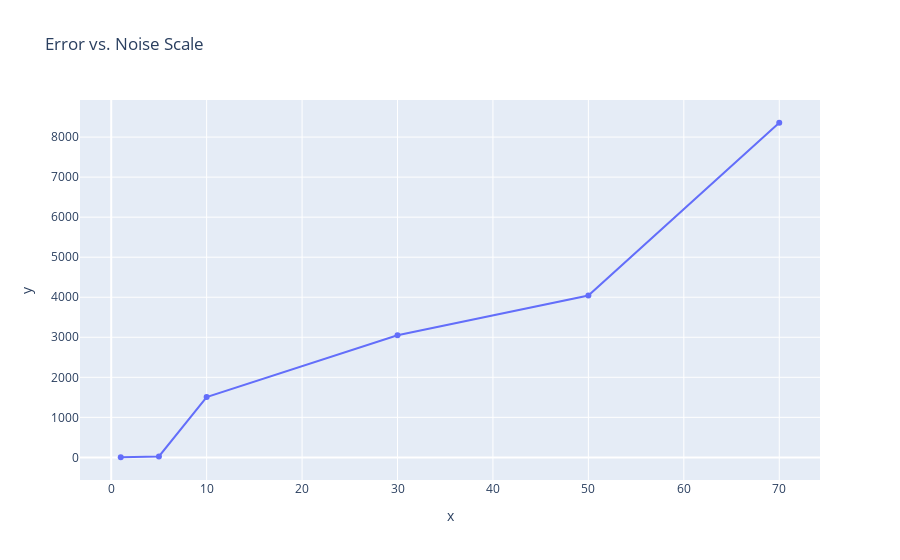

Notebook code cell kept with this figure:
### Code cell
noise_scales = [1, 5, 10, 30, 50, 70]
errors = []
for noise in tqdm(noise_scales):
    X_train, y_train = generate_sample(n_train_data_points, n_dims, lower_bound, upper_bound, target_func, noise_scale=noise)
    gpr = GPR(**hp)
    gpr = gpr.fit(X_train, y_train)
    y_pred = gpr.predict(X_test)
    error = mean_squared_error(y_test, y_pred)
    errors.append(error)
    
px.scatter(x=noise_scales, y=errors, title='Error vs. Noise Scale', trendline="lowess")

### Figure 1 — Plotly figure (JSON) as saved in the notebook; plotly's stock layout.template omitted (floating-point values rounded to 4 significant figures)
{"data": [{"hovertemplate": "x=%{x}<br>y=%{y}<extra></extra>", "legendgroup": "", "marker": {"color": "#636efa", "symbol": "circle"}, "mode": "markers", "name": "", "orientation": "v", "showlegend": false, "type": "scatter", "x": [1, 5, 10, 30, 50, 70], "xaxis": "x", "y": [3.483, 23.83, 1507.0, 3049.0, 4042.0, 8358.0], "yaxis": "y"}, {"hovertemplate": "<b>LOWESS trendline</b><br><br>x=%{x}<br>y=%{y} <b>(trend)</b><extra></extra>", "legendgroup": "", "marker": {"color": "#636efa", "symbol": "circle"}, "mode": "lines", "name": "", "showlegend": false, "type": "scatter", "x": [1, 5, 10, 30, 50, 70], "xaxis": "x", "y": [3.483, 23.83, 1507.0, 3049.0, 4042.0, 8358.0], "yaxis": "y"}], "layout": {"legend": {"tracegroupgap": 0}, "title": {"text": "Error vs. Noise Scale"}, "xaxis": {"anchor": "y", "domain": [0, 1], "title": {"text": "x"}}, "yaxis": {"anchor": "x", "domain": [0, 1], "title": {"text": "y"}}}}
